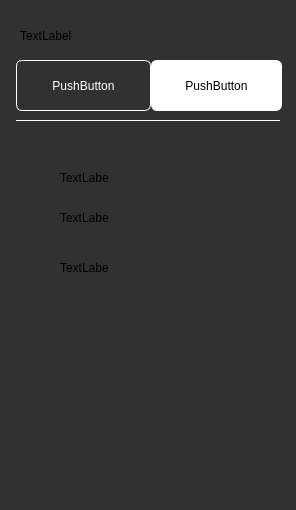
<?xml version="1.0" encoding="UTF-8"?>
<ui version="4.0">
 <class>TariffCard</class>
 <widget class="QWidget" name="TariffCard">
  <property name="geometry">
   <rect>
    <x>0</x>
    <y>0</y>
    <width>296</width>
    <height>510</height>
   </rect>
  </property>
  <property name="windowTitle">
   <string>Form</string>
  </property>
  <property name="styleSheet">
   <string notr="true">background-color:rgba(49, 49, 49, 1);</string>
  </property>
  <widget class="QPushButton" name="pushButton">
   <property name="geometry">
    <rect>
     <x>16</x>
     <y>60</y>
     <width>135</width>
     <height>51</height>
    </rect>
   </property>
   <property name="styleSheet">
    <string notr="true">border-radius:6px;
background-color:transparent;
border:1px solid rgb(255, 255, 255);
color:white;</string>
   </property>
   <property name="text">
    <string>PushButton</string>
   </property>
  </widget>
  <widget class="QPushButton" name="pushButton_2">
   <property name="geometry">
    <rect>
     <x>151</x>
     <y>60</y>
     <width>131</width>
     <height>51</height>
    </rect>
   </property>
   <property name="styleSheet">
    <string notr="true">border-radius:6px;
background-color:white;
border:1px solid rgb(255, 255, 255);
color:black;</string>
   </property>
   <property name="text">
    <string>PushButton</string>
   </property>
  </widget>
  <widget class="QLabel" name="label">
   <property name="geometry">
    <rect>
     <x>20</x>
     <y>20</y>
     <width>251</width>
     <height>31</height>
    </rect>
   </property>
   <property name="text">
    <string>TextLabel</string>
   </property>
  </widget>
  <widget class="QLabel" name="label_4">
   <property name="geometry">
    <rect>
     <x>60</x>
     <y>170</y>
     <width>49</width>
     <height>16</height>
    </rect>
   </property>
   <property name="text">
    <string>TextLabel</string>
   </property>
  </widget>
  <widget class="QLabel" name="label_5">
   <property name="geometry">
    <rect>
     <x>60</x>
     <y>210</y>
     <width>49</width>
     <height>16</height>
    </rect>
   </property>
   <property name="text">
    <string>TextLabel</string>
   </property>
  </widget>
  <widget class="QLabel" name="label_6">
   <property name="geometry">
    <rect>
     <x>60</x>
     <y>260</y>
     <width>49</width>
     <height>16</height>
    </rect>
   </property>
   <property name="text">
    <string>TextLabel</string>
   </property>
  </widget>
  <widget class="Line" name="line">
   <property name="geometry">
    <rect>
     <x>16</x>
     <y>120</y>
     <width>264</width>
     <height>1</height>
    </rect>
   </property>
   <property name="styleSheet">
    <string notr="true">background-color:white;
border:none;</string>
   </property>
   <property name="orientation">
    <enum>Qt::Orientation::Horizontal</enum>
   </property>
  </widget>
 </widget>
 <resources/>
 <connections/>
</ui>
